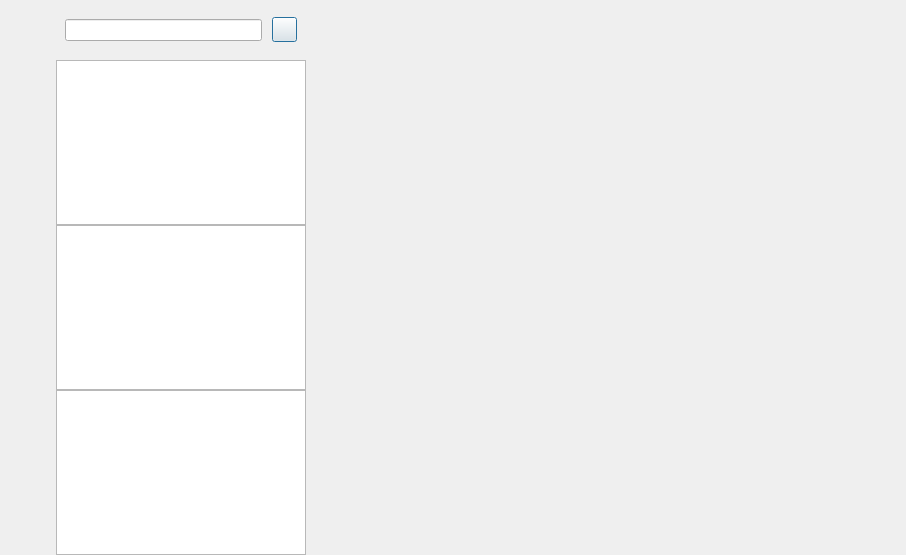
<?xml version="1.0" encoding="UTF-8"?>
<ui version="4.0">
 <class>ChatDialog</class>
 <widget class="QDialog" name="ChatDialog">
  <property name="geometry">
   <rect>
    <x>0</x>
    <y>0</y>
    <width>906</width>
    <height>555</height>
   </rect>
  </property>
  <property name="windowTitle">
   <string>Dialog</string>
  </property>
  <layout class="QHBoxLayout" name="horizontalLayout">
   <property name="spacing">
    <number>0</number>
   </property>
   <property name="leftMargin">
    <number>0</number>
   </property>
   <property name="topMargin">
    <number>0</number>
   </property>
   <property name="rightMargin">
    <number>0</number>
   </property>
   <property name="bottomMargin">
    <number>0</number>
   </property>
   <item>
    <widget class="QWidget" name="side_bar" native="true">
     <property name="sizePolicy">
      <sizepolicy hsizetype="Fixed" vsizetype="Expanding">
       <horstretch>0</horstretch>
       <verstretch>0</verstretch>
      </sizepolicy>
     </property>
     <property name="minimumSize">
      <size>
       <width>56</width>
       <height>0</height>
      </size>
     </property>
     <property name="maximumSize">
      <size>
       <width>56</width>
       <height>16777215</height>
      </size>
     </property>
     <layout class="QVBoxLayout" name="verticalLayout">
      <property name="leftMargin">
       <number>10</number>
      </property>
      <property name="topMargin">
       <number>30</number>
      </property>
      <property name="rightMargin">
       <number>0</number>
      </property>
      <property name="bottomMargin">
       <number>0</number>
      </property>
      <item>
       <widget class="QWidget" name="widget" native="true">
        <property name="layoutDirection">
         <enum>Qt::LeftToRight</enum>
        </property>
        <layout class="QVBoxLayout" name="verticalLayout_3">
         <property name="spacing">
          <number>30</number>
         </property>
         <property name="leftMargin">
          <number>0</number>
         </property>
         <property name="topMargin">
          <number>0</number>
         </property>
         <property name="rightMargin">
          <number>0</number>
         </property>
         <property name="bottomMargin">
          <number>0</number>
         </property>
         <item>
          <widget class="QLabel" name="side_head_lb">
           <property name="minimumSize">
            <size>
             <width>30</width>
             <height>30</height>
            </size>
           </property>
           <property name="maximumSize">
            <size>
             <width>30</width>
             <height>30</height>
            </size>
           </property>
           <property name="text">
            <string/>
           </property>
          </widget>
         </item>
         <item>
          <widget class="StateWidget" name="side_chat_lb" native="true">
           <property name="minimumSize">
            <size>
             <width>30</width>
             <height>30</height>
            </size>
           </property>
           <property name="maximumSize">
            <size>
             <width>30</width>
             <height>30</height>
            </size>
           </property>
          </widget>
         </item>
         <item>
          <widget class="StateWidget" name="side_contact_lb" native="true">
           <property name="minimumSize">
            <size>
             <width>30</width>
             <height>30</height>
            </size>
           </property>
           <property name="maximumSize">
            <size>
             <width>30</width>
             <height>30</height>
            </size>
           </property>
          </widget>
         </item>
        </layout>
       </widget>
      </item>
      <item>
       <spacer name="verticalSpacer">
        <property name="orientation">
         <enum>Qt::Vertical</enum>
        </property>
        <property name="sizeHint" stdset="0">
         <size>
          <width>20</width>
          <height>40</height>
         </size>
        </property>
       </spacer>
      </item>
     </layout>
    </widget>
   </item>
   <item>
    <widget class="QWidget" name="chat_user_wid" native="true">
     <property name="maximumSize">
      <size>
       <width>250</width>
       <height>16777215</height>
      </size>
     </property>
     <layout class="QVBoxLayout" name="verticalLayout_2">
      <property name="spacing">
       <number>0</number>
      </property>
      <property name="leftMargin">
       <number>0</number>
      </property>
      <property name="topMargin">
       <number>0</number>
      </property>
      <property name="rightMargin">
       <number>0</number>
      </property>
      <property name="bottomMargin">
       <number>0</number>
      </property>
      <item>
       <widget class="QWidget" name="search_wid" native="true">
        <property name="minimumSize">
         <size>
          <width>0</width>
          <height>60</height>
         </size>
        </property>
        <property name="maximumSize">
         <size>
          <width>16777215</width>
          <height>60</height>
         </size>
        </property>
        <layout class="QHBoxLayout" name="horizontalLayout_2">
         <property name="spacing">
          <number>5</number>
         </property>
         <item>
          <widget class="CustomizeEdit" name="search_edit"/>
         </item>
         <item>
          <spacer name="horizontalSpacer">
           <property name="orientation">
            <enum>Qt::Horizontal</enum>
           </property>
           <property name="sizeType">
            <enum>QSizePolicy::Fixed</enum>
           </property>
           <property name="sizeHint" stdset="0">
            <size>
             <width>5</width>
             <height>20</height>
            </size>
           </property>
          </spacer>
         </item>
         <item>
          <widget class="ClickedBtn" name="add_btn">
           <property name="minimumSize">
            <size>
             <width>25</width>
             <height>25</height>
            </size>
           </property>
           <property name="maximumSize">
            <size>
             <width>25</width>
             <height>25</height>
            </size>
           </property>
           <property name="text">
            <string/>
           </property>
          </widget>
         </item>
        </layout>
       </widget>
      </item>
      <item>
       <widget class="SearchList" name="search_list"/>
      </item>
      <item>
       <widget class="ChatUserList" name="chat_user_list"/>
      </item>
      <item>
       <widget class="ContactUserList" name="con_user_list"/>
      </item>
     </layout>
    </widget>
   </item>
   <item>
    <widget class="QStackedWidget" name="stackedWidget">
     <property name="currentIndex">
      <number>3</number>
     </property>
     <widget class="ChatPage" name="chat_page"/>
     <widget class="ApplyFriendPage" name="friend_apply_page"/>
     <widget class="FriendInfoPage" name="friend_info_page"/>
     <widget class="MaybeFriendPage" name="friend_maybe_page"/>
    </widget>
   </item>
  </layout>
 </widget>
 <customwidgets>
  <customwidget>
   <class>ClickedBtn</class>
   <extends>QPushButton</extends>
   <header>clickedbtn.h</header>
  </customwidget>
  <customwidget>
   <class>CustomizeEdit</class>
   <extends>QLineEdit</extends>
   <header>customizeedit.h</header>
  </customwidget>
  <customwidget>
   <class>ChatUserList</class>
   <extends>QListWidget</extends>
   <header>chatuserlist.h</header>
  </customwidget>
  <customwidget>
   <class>ChatPage</class>
   <extends>QWidget</extends>
   <header>chatpage.h</header>
   <container>1</container>
  </customwidget>
  <customwidget>
   <class>StateWidget</class>
   <extends>QWidget</extends>
   <header>statewidget.h</header>
   <container>1</container>
  </customwidget>
  <customwidget>
   <class>SearchList</class>
   <extends>QListWidget</extends>
   <header>searchlist.h</header>
  </customwidget>
  <customwidget>
   <class>ContactUserList</class>
   <extends>QListWidget</extends>
   <header>contactuserlist.h</header>
  </customwidget>
  <customwidget>
   <class>ApplyFriendPage</class>
   <extends>QWidget</extends>
   <header>applyfriendpage.h</header>
   <container>1</container>
  </customwidget>
  <customwidget>
   <class>FriendInfoPage</class>
   <extends>QWidget</extends>
   <header>friendinfopage.h</header>
   <container>1</container>
  </customwidget>
  <customwidget>
   <class>MaybeFriendPage</class>
   <extends>QWidget</extends>
   <header>maybefriendpage.h</header>
   <container>1</container>
  </customwidget>
 </customwidgets>
 <resources/>
 <connections/>
</ui>
